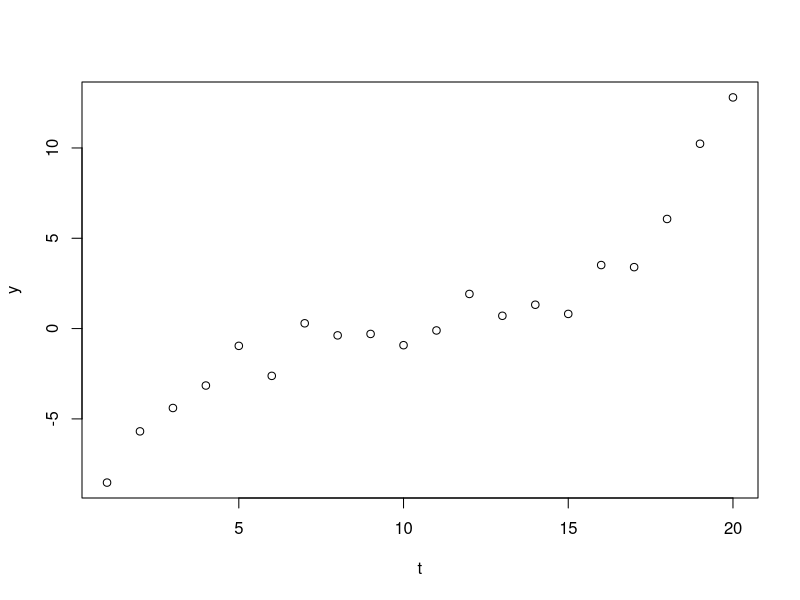

Write R code to recreate this figure.
## ---- chunk 1
knitr::opts_chunk$set(echo = TRUE)
## ---- chunk 2
# Read and plot data
gaussiandata = read.delim("gaussiandata.txt")
y = gaussiandata[,1]
t = seq(from=1,to=length(y),by=1)
plot(t,y)
## ---- chunk 3
library(Matrix)
library(mvtnorm)

make.Q = function(T, theta) {
  #k = c(0, -1, -2)
  #diags = list(rep(1,T), rep(-2,T-1), rep(1,T-2))
  #L = bandSparse(T,T,k,diagonals = diags)
  L = diag(T)
  d1 = rep(-2,T-1)
  d2 = rep(1, T-2)
  L[row(L)-col(L)==1] = d1
  L[row(L)-col(L)==2] = d2
  M = L[,-c(T-1,T)]
  Q = theta * M %*% t(M)
  return(Q)
}

sample.Gibbs = function(n, theta.init, f.init, y) {
  T = length(f.init)
  theta.vec = rep(0,n)
  f.matrix = matrix(1:T*n, nrow = T, ncol = n)
  # Initialize
  theta.vec[1] = theta.init
  f.matrix[, 1] = f.init
  # Iterations
  for(i in 2:n) {
    # Theta
    summ = 0
    for(t in 3:T) {
      summ = summ + (f.matrix[t, i-1] - 2*f.matrix[t-1, i-1] + f.matrix[t-2, i-1])^2
    }
    theta.vec[i] = rgamma(1, shape = T/2, rate = 1 + 0.5*summ)
    # f
    Q = make.Q(T, theta.vec[i])
    f.mean = solve(Q+diag(T)) %*% y
    f.sigma = solve(Q+diag(T))
    f.matrix[, i] = rmvnorm(1, f.mean, f.sigma)
  }
  return(rbind(f.matrix, theta.vec))
}

n = 10000
T = length(y)
theta.init = 1
f.init = rep(2,T)
result = sample.Gibbs(n, theta.init, f.init, y)
result.theta = result[length(result[,1]), ]
result.f = result[-length(result[,1]), ]


